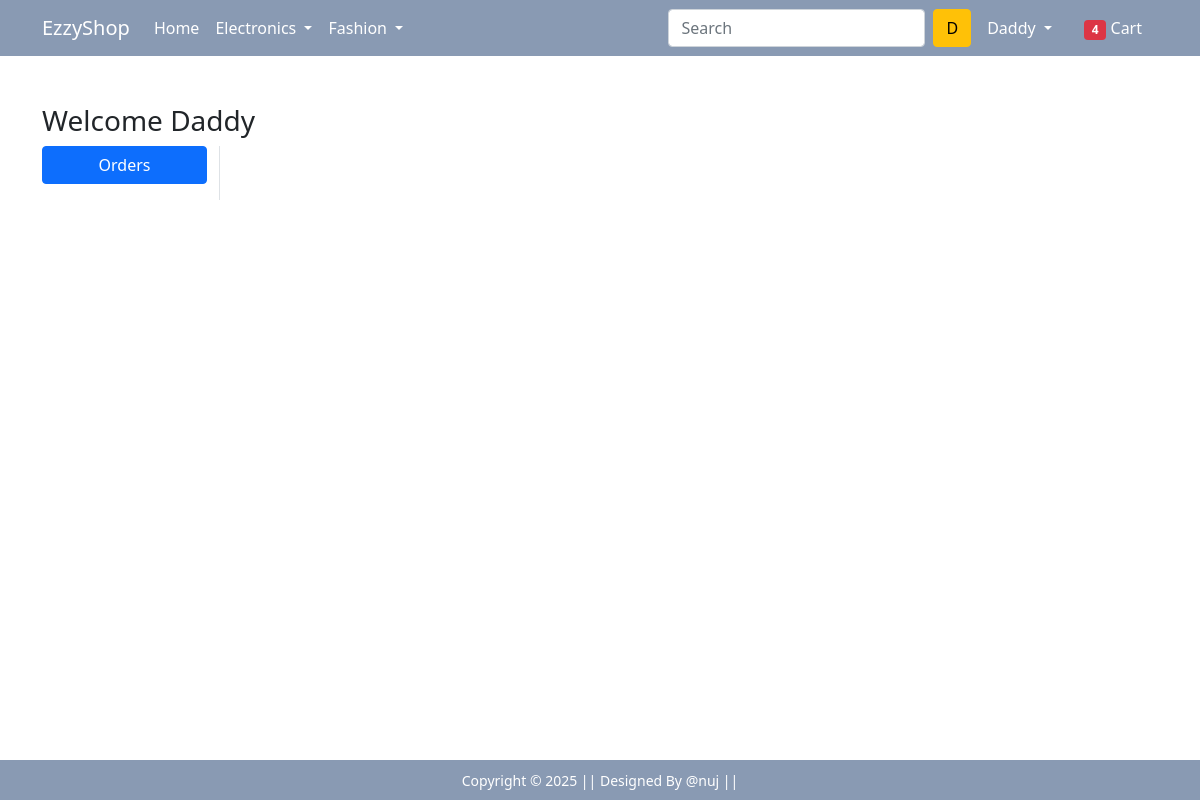
The app's page /orders/ (signed in), older data.
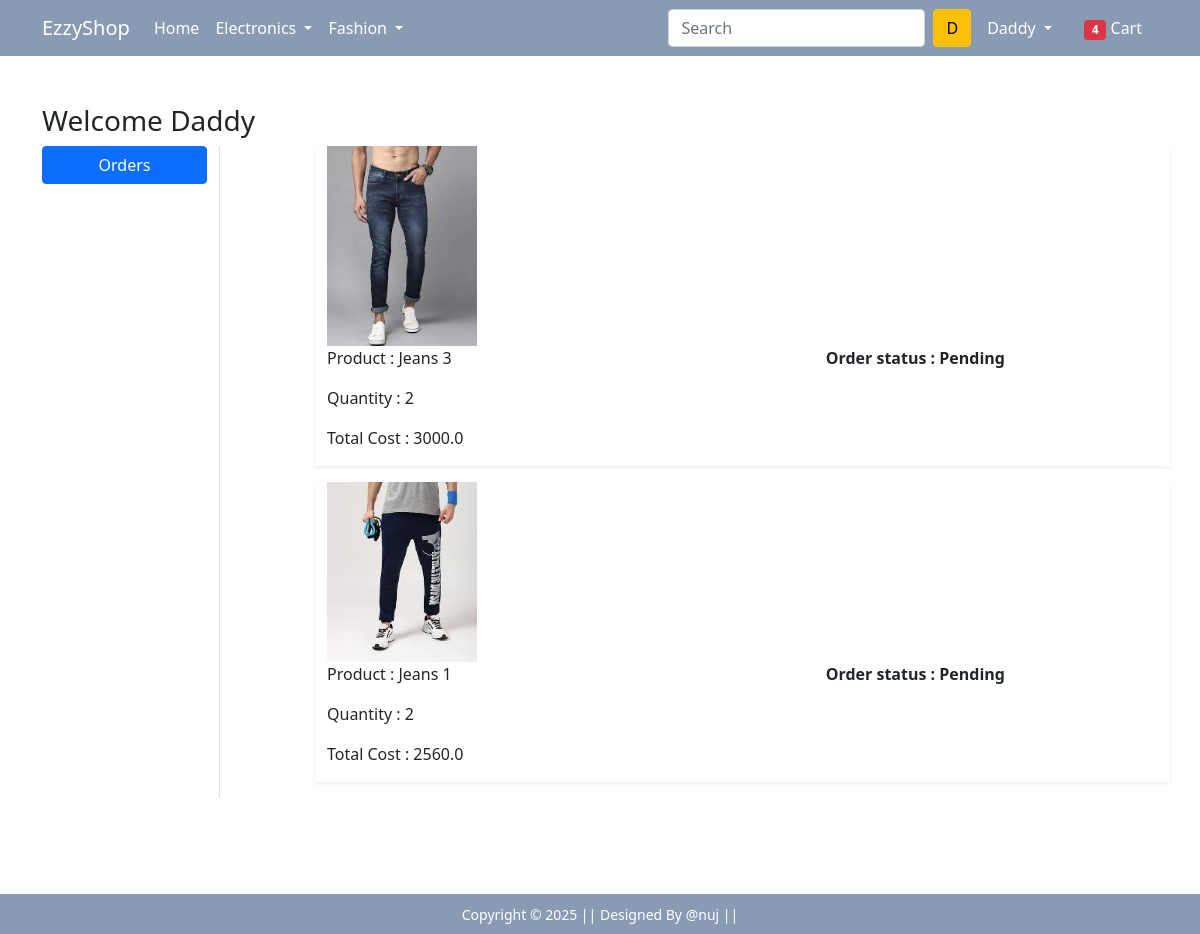
The same page, newer data.
### app/models.py (models this page shows, shortened)
class OrderPlaced(models.Model):
    user = models.ForeignKey(User, on_delete=models.CASCADE)
    customer =models.ForeignKey(Customer, on_delete=models.CASCADE)
    product =models.ForeignKey(Product, on_delete=models.CASCADE)
    quantity =models.PositiveIntegerField(default = 1)
    ordered_date = models.DateTimeField(auto_now_add= True)
    status = models.CharField(max_length=50,choices=status_choice, default = 'Pending')
    @property
    def total_cost(self):
     return self.quantity * self.product.discounted_price

class Product(models.Model):
    title = models.CharField(max_length=70)
    selling_price = models.FloatField()
    discounted_price = models.FloatField()
    description = models.TextField(max_length=200)
    brand = models.CharField(max_length=70)
    category = models.CharField( choices=category_choice,max_length=2)
    product_image = models.ImageField(upload_to = 'producting')

### app/views.py (the view)
# urls.py: path('orders/', views.orders, name='orders'),
def orders(request):
 order = OrderPlaced.objects.filter(user=request.user)
 return render(request, 'app/orders.html',{'op':order})

### app/templates/app/orders.html (shortened to what this page needs)
{% extends 'app/base.html' %}
{% load static %}
{% block main-content %}
<div class="container my-5">
 <div class="row">
 <h3 class='text-capitalize'>Welcome {{request.user}}</h3>
  <div class="col-sm-2 border-end">
   <ul class="list-unstyled">
    <li class="d-grid"><a href="{% url 'orders' %}" class="btn btn-primary">Orders</a></li>
   </ul>
  </div>
  <div class="col-sm-9 offset-sm-1">
   {% for o in op %}
   <div class="row shadow-sm mb-3">
    <div class="com-sm-2">
        <img src="{{o.product.product_image.url}}" alt="" class='img-fluid' height='150' width='150'>
    </div>
    <div class="col-sm-7">
    <p> Product : {{o.product.title}}</p>
    <p>Quantity : {{o.quantity}}</p>
    <p> Total Cost : {{o.total_cost}}</p>
  </div>
  <div class = 'col-sm-3 fw-bold'>
    <p>Order status : {{o.status}}</p>
  </div>
</div>
{% endfor %}
  </div>
 </div>
</div>
{% endblock main-content %}

Row changes from the older to the newer data that the page shows:
added OrderPlaced: product.product_image (picture), product "Jeans 3", quantity "2", total_cost "3000.0", status "Pending"
added OrderPlaced: product.product_image (picture), product "Jeans 1", quantity "2", total_cost "2560.0", status "Pending"
